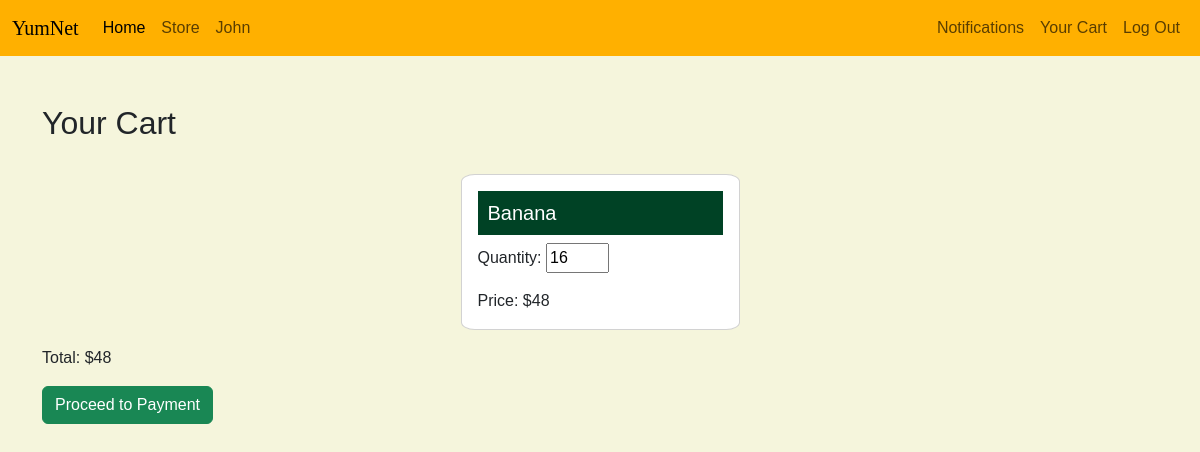
Page /cart.php (signed in) on the earlier database version.
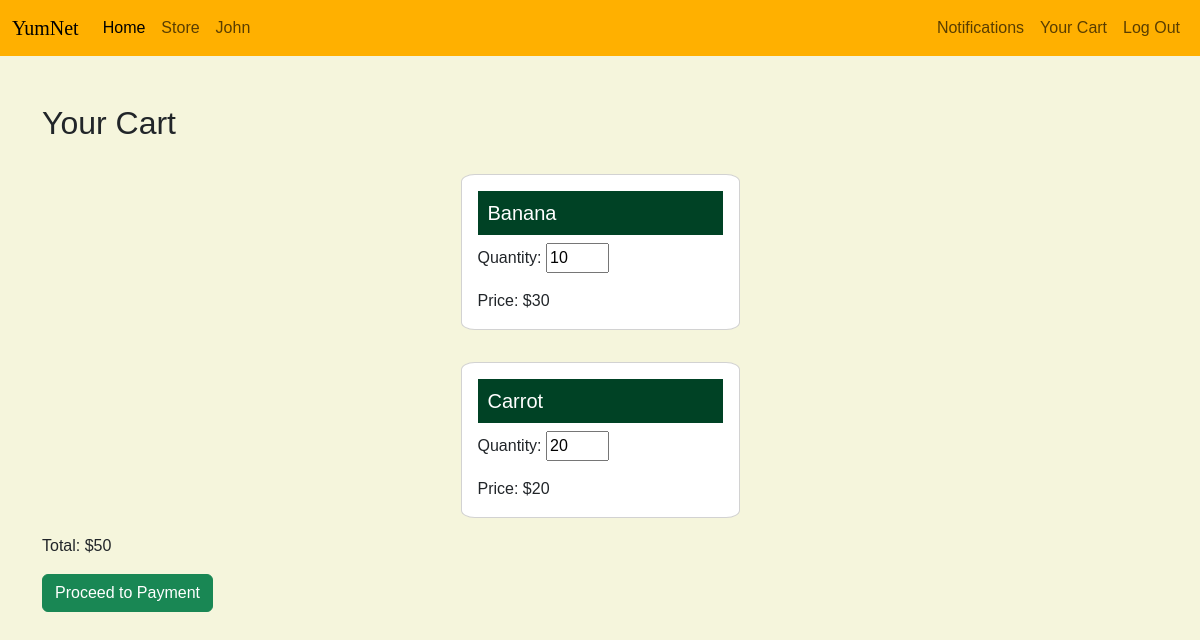
Same page on the later database version.
### tables this page shows
CREATE TABLE `cart` (
  `cart_id` int(11) NOT NULL,
  `user_id` int(11) DEFAULT NULL,
  `item_id` int(11) DEFAULT NULL,
  `quantity` int(11) DEFAULT NULL,
  `timestamp` timestamp NOT NULL DEFAULT current_timestamp()
);

CREATE TABLE `grocery_item` (
  `gid` int(11) NOT NULL,
  `quantity` int(11) NOT NULL,
  `price` int(11) NOT NULL,
  `item_name` varchar(255) NOT NULL,
  `img_url` varchar(2048) NOT NULL,
  `is_veg` int(1) NOT NULL
);

### cart.php (the view, shortened to what this page needs)
<!DOCTYPE html>
<html lang="en">
<head>
    <?php require 'includes_and_requires/bootstrap.php'?>
    <?php require 'styleTemp.php'?>
</head>
<body>
    <?php include 'includes_and_requires/menu.php';
    ?>
    <div class="container mt-5">
        <h2>Your Cart</h2>
        <?php
        $user_id = $_SESSION['user_id'];
        require 'config.php';
        $remove_zero_sql = "DELETE FROM cart WHERE user_id = $user_id AND quantity = 0";
        mysqli_query($conn, $remove_zero_sql);
        $sql = "SELECT cart.cart_id, grocery_item.item_name, cart.quantity, grocery_item.price, grocery_item.quantity AS stock
                FROM cart
                JOIN grocery_item ON cart.item_id = grocery_item.gid
                WHERE cart.user_id = $user_id";
        $result = mysqli_query($conn, $sql);
        if ($result && mysqli_num_rows($result) > 0) {
            echo "<form method='post' action='" . $_SERVER["PHP_SELF"] . "'>";
            $_total = 0;
            while ($row = mysqli_fetch_assoc($result)) {
                if ($row['quantity'] > 0) {
                    $_total += $row['quantity'] * $row['price'];
                    echo "
                    <div class='card mb-3'>
                        <div class='card-body'>
                            <h5 class='card-title'>{$row['item_name']}</h5>
                            <p class='card-text'>Quantity:
                                <input type='number' name='quantity[{$row['cart_id']}]' value='{$row['quantity']}' min='0' max='{$row['stock']}'>
                            </p>
                            <p class='card-text'>Price: $" . ($row['quantity'] * $row['price']) . "</p>
                        </div>
                    </div>";
                }
            }
            echo "<p>Total: $$_total</p>";
            echo "<button type='submit' class='btn btn-success' name='update_cart'>Proceed to Payment</button>";
            echo "</form>";
        } else {
            echo "<p>Your cart is empty.</p>";
        }
        ?>
    </div>
</body>
</html>

Differences in the rows shown:
changed cart "Banana": quantity+item "16" → "10"; $row['quantity']*$row['price'] "48" → "30"
added cart: item.item_name "Carrot", quantity+item "20", $row['quantity']*$row['price'] "20"
Other differences:
$_total: "48" → "50"
